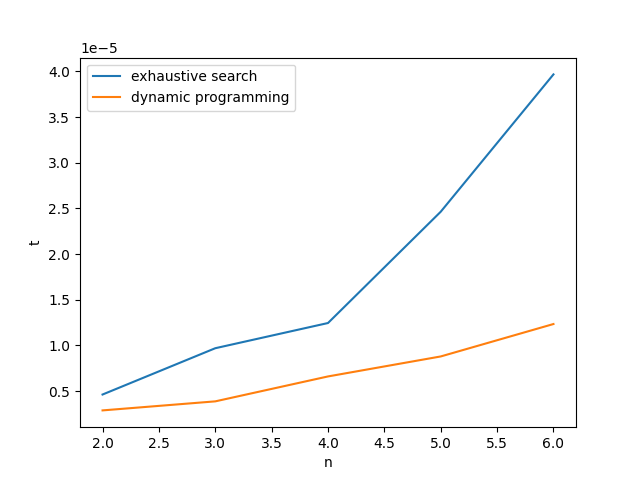

This chart was generated by the following Python code:
import numpy as np
import matplotlib.pyplot as plt

# large input
# x = [int(i) for i in range(2, 22, 2)]
# y1 = [5.4e-06, 1.186e-05, 4.7719e-05, 0.000201389, 0.000750814, 0.00309949, 0.0171517, 0.0678672, 0.256858, 1.31979]
# y2 = [2.94e-06, 7.07e-06, 1.739e-05, 1.9359e-05, 3.107e-05, 0.000103769, 7.5179e-05, 8.56e-05, 0.000107499, 0.000154469]

# small input
x = [int(i) for i in range(2, 7)]
y1 = [4.619e-06, 9.69e-06, 1.245e-05, 2.464e-05, 3.968e-05]
y2 = [2.88e-06, 3.87e-06, 6.6e-06, 8.789e-06, 1.234e-05]

line1 = plt.plot(x, y1, label="exhaustive search")
line2 = plt.plot(x, y2, label="dynamic programming")

plt.ylabel('t')
plt.xlabel('n')
plt.legend()
plt.savefig("graph.png")
# plt.show()